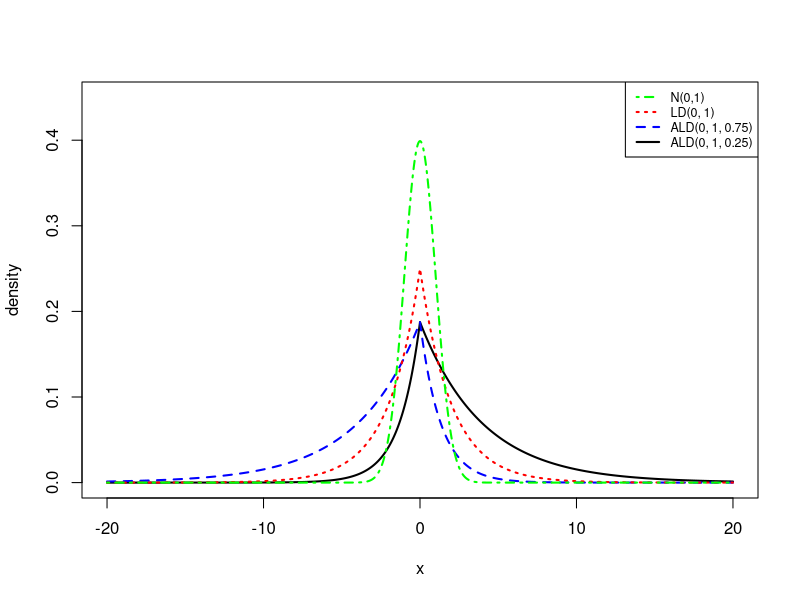

This figure's R source:
###############################################################
################# functions related with ALD  #################
###############################################################
# desity function of ALD(mu, sigma,p)
dald = function(x, p, mu, sigma){
	# density function of ALD(mu, sigma, tau) based on the definition
	rho = (abs(x-mu) + (2*p -1)*(x-mu)) / (2*sigma)
	den = p*(1-p)/sigma*exp(-rho)
}

r_ald = function(n, location=0, sigma, p){
	# random variable simulation based on normal+exponetial mixture
		u = rnorm(n)
		z = rexp(n)
		v = sigma*z
		theta = (1-2*p)/(p*(1-p))
		tau = sqrt(2/(p*(1-p)))
		sample = theta * z + tau * sqrt(z) * u
	}

# check the validity of above functions
x = seq(-20,20,0.01)
plot(x, dald(x, sigma=1, mu=0, p=0.25), ylim=c(0,0.45), main='', ylab="density",type="l", lwd=2)
lines(x, dald(x, p=0.75, mu=0, sigma=1), col="blue", lty=2, lwd=2)
lines(x, dald(x, p=0.5, mu=0, sigma=1), col="red",lty=3, lwd=2)
lines(x, dnorm(x, 0, 1),col="green",lty=4, lwd=2)
legend("topright", legend=c("N(0,1)", "LD(0, 1)", "ALD(0, 1, 0.75)", "ALD(0, 1, 0.25)"), lty=c(4, 3, 2, 1), col=c("green", "red", "blue", "black"), lwd=c(2,2,2,2), cex=0.75)